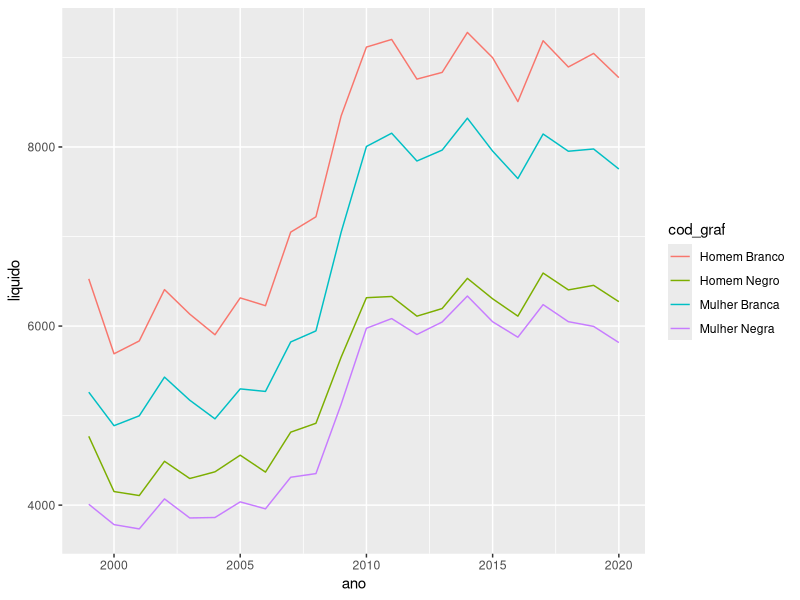

This figure's R source:
library(kableExtra)
library(tidyverse)
library(reshape2)

# Definindo diretório

setwd("C:\\Users\\46853970\\Documents\\Republica")


rem_servidor_federal <- read.csv2("5233-liquidosexoraca.csv", encoding = "UTF-8")

# Conhecendo a base de dados

names(rem_servidor_federal)
head(rem_servidor_federal)
summary(rem_servidor_federal)
dim(rem_servidor_federal)


## Resolvendo o problema de raça e sexo na mesma coluna

rem_servidor_federal$cod_graf <- rem_servidor_federal$sexo_raça #manter código para grafico
rem_servidor_federal <- rem_servidor_federal %>%  separate(sexo_raça, c('Sexo', 'Raça'))

# Conferindo categorias das variáveis sexo e raça: 

table(rem_servidor_federal$Sexo,rem_servidor_federal$Raça)

# Unificar as flexões de gênero da variável raça

rem_servidor_federal$Raça <- ifelse(rem_servidor_federal$Raça %in% c("Branca","Branco"),"Branca","Negra")

table(rem_servidor_federal$Sexo,rem_servidor_federal$Raça) #Conferindo


#Algumas análises gerais

max(rem_servidor_federal[rem_servidor_federal$cod_graf == "Mulher Negra",]$liquido)
max(rem_servidor_federal[rem_servidor_federal$cod_graf == "Mulher Branca",]$liquido)
max(rem_servidor_federal[rem_servidor_federal$cod_graf == "Homem Negro",]$liquido)
max(rem_servidor_federal[rem_servidor_federal$cod_graf == "Homem Branco",]$liquido)

min(rem_servidor_federal[rem_servidor_federal$cod_graf == "Mulher Negra",]$liquido)
min(rem_servidor_federal[rem_servidor_federal$cod_graf == "Mulher Branca",]$liquido)
min(rem_servidor_federal[rem_servidor_federal$cod_graf == "Homem Negro",]$liquido)
min(rem_servidor_federal[rem_servidor_federal$cod_graf == "Homem Branco",]$liquido)


dcast(rem_servidor_federal, Sexo~Raça, value.var='liquido',mean)

# taxa de crescimento ano a ano, em relação a média total anterior, em relação a própria categoria







# Descrição dos dados

# Média por raça


model <-  glm(liquido ~ Sexo + Raça, data = rem_servidor_federal)

# Gráfico de tendências 

ggplot(rem_servidor_federal , aes(x=ano,y=liquido,fill = cod_graf))+geom_line(aes(color = cod_graf))
